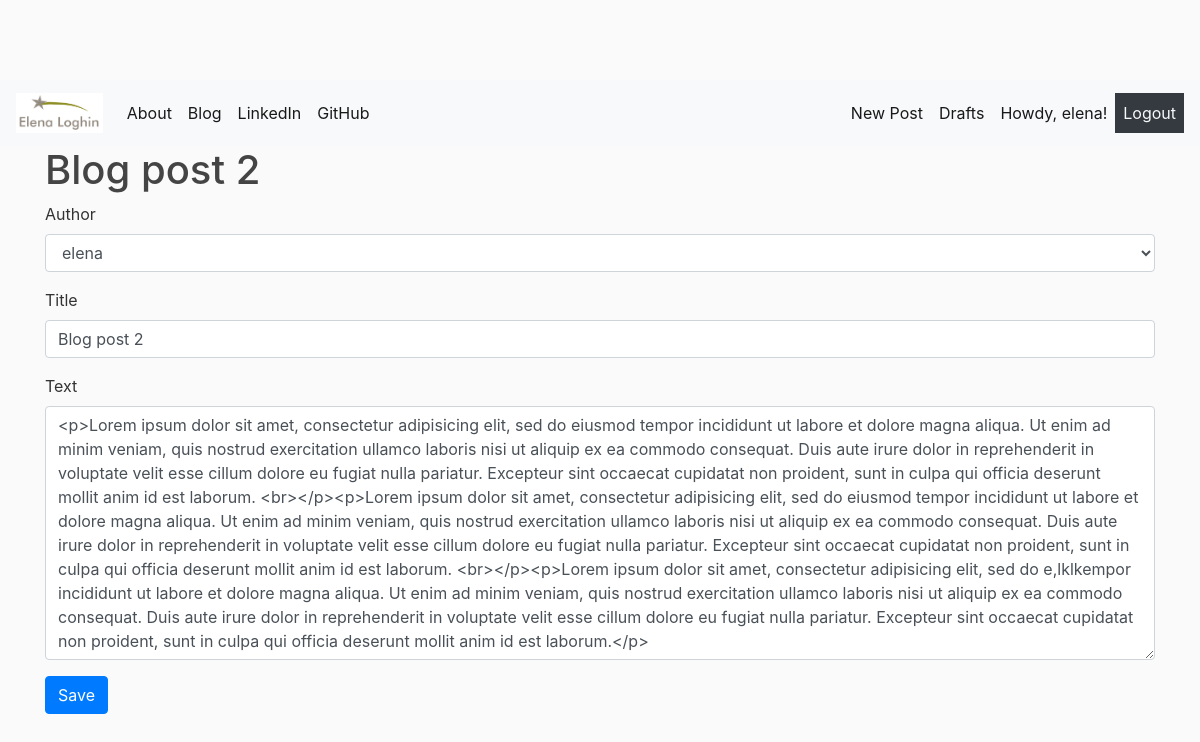
Screenshot of /post/2/edit/ (signed in) with the database file from the repository.
### blog/models.py (models this page shows, shortened)
class Post(models.Model):
    STATUS_CHOICES = (
        ('draft', 'Draft'),
        ('published', 'Published'),
    )
    title = models.CharField(max_length = 200)
    slug = models.SlugField(null=False, max_length = 250, unique_for_date='published_date')
    author = models.ForeignKey(User, on_delete=models.CASCADE, related_name='blog_posts')
    text = models.TextField()
    published_date = models.DateTimeField(default=timezone.now)
    created_date = models.DateTimeField(auto_now_add=True)
    updated_date = models.DateTimeField(auto_now=True)
    status = models.CharField(max_length=10, choices=STATUS_CHOICES, default='draft')
    objects = models.Manager() # The default manager.
    published = PublishedManager() # Our custom manager.
    class Meta:
        ordering = ('-published_date',)

### blog/views.py (the view)
# urls.py: path('post/<int:pk>/edit/', views.UpdatePostView.as_view(), name="blog_post_edit"),
class UpdatePostView(LoginRequiredMixin, UpdateView):
    login_url = '/login'
    redirect_field_name = 'blog/post_detail.html'
    form_class = PostForm
    model = Post

### blog/forms.py
class PostForm(forms.ModelForm):
    class Meta:
        model = Post
        fields = ['author', 'title', 'text']

### blog/templates/blog/post_form.html (shortened to what this page needs)
{% extends 'blog/base.html'%}
{% load bootstrap4 %}
{% block content %}
{% if post.title %}
  <h1>{{post.title}}</h1>
{% else%}
  <h1>New Post:</h1>
{% endif %}
  <form class="post-form" method="POST">
    {% bootstrap_form form %}
    <button class="btn btn-primary" type="submit" >Save</button>
  </form>
{% endblock %}

### blog/templates/blog/base.html (shortened to what this page needs)
{% load static %}
<!DOCTYPE html>
<html lang="en" dir="ltr">
  <head>
    <link rel="stylesheet" href="https://cdn.jsdelivr.net/npm/bootstrap@4.5.3/dist/css/bootstrap.min.css">
    <link rel="stylesheet" href="//cdn.jsdelivr.net/npm/medium-editor@latest/dist/css/medium-editor.min.css" type="text/css" media="screen" charset="utf-8">
    <link rel="stylesheet" href="{% static 'css/blog.css' %}">
  </head>
  <body>
    <nav class="navbar navbar-expand-lg navbar-light bg-light">
      <a class="navbar-brand" href="{% url 'blog_post_list' %}">
          <img src="{% static "images/logo-elena-loghin.png" %}" height="40" alt="" loading="lazy">
      </a>
      <div class="collapse navbar-collapse" id="navbarNavAltMarkup">
        <div class="navbar-nav">
          <a class="nav-link active" href="{% url 'blog_about' %}">About<span class="sr-only">(current)</span></a>
          <a class="nav-link active" href="{% url 'blog_post_list' %}">Blog</a>
          <a class="nav-link active" href="https://www.linkedin.com/in/elena-loghin-6813855a/">LinkedIn</a>
          <a class="nav-link active" href="https://github.com/eloghin">GitHub</a>
        </div>
      </div>
     {% if user.is_authenticated %}
         <div class="nav navbar-nav navbar-right">
             <a class="nav-link active" href="{% url 'blog_post_new' %}">New Post</a>
             <a class="nav-link active" href="{% url 'blog_post_draft_list' %}">Drafts</a>
             <span class="nav-link active">Howdy, {{request.user}}! </span>
             <a class="text-light bg-dark nav-link active" href="{% url 'logout' %}">Logout</a>
         </div>
      {% else %}
        <span> <a class="text-light bg-dark nav-link active" href="{% url 'login' %}">Login<span class="sr-only">(current)</span></a></span>
      {% endif %}</span>
    </nav>
    <div class="container">
      {% block content %}
      {% endblock %}
    </div>
  </body>
</html>

### blog/static/css/blog.css (style rules this page uses)
body { background: #fafafa; color: #333333; margin-top: 5rem; }
h1, h2, h3, h4, h5, h6 { color: #444444; }

### rows the page displays
Post: title "Blog post 2", author "elena", text "<p>Lorem ipsum dolor sit amet, consectetur adipisicing elit, sed do eiusmod tempor incididunt ut labore et dolore magna aliqua. Ut enim ad minim veniam, quis nostrud exercitation ullamco laboris nisi ut aliquip ex ea commodo consequat. Duis aute irure dolor in reprehenderit in voluptate velit esse cillum dolore eu fugiat nulla pariatur. Excepteur sint occaecat cupidatat non proident, sunt in culpa qui officia deserunt mollit anim id est laborum. <br></p><p>Lorem ipsum dolor sit amet, consectetur adipisicing elit, sed do eiusmod tempor incididunt ut labore et dolore magna aliqua. Ut enim ad minim veniam, quis nostrud exercitation ullamco laboris nisi ut aliquip ex ea commodo consequat. Duis…"

### other values shown
{{ request.user }} "elena"
